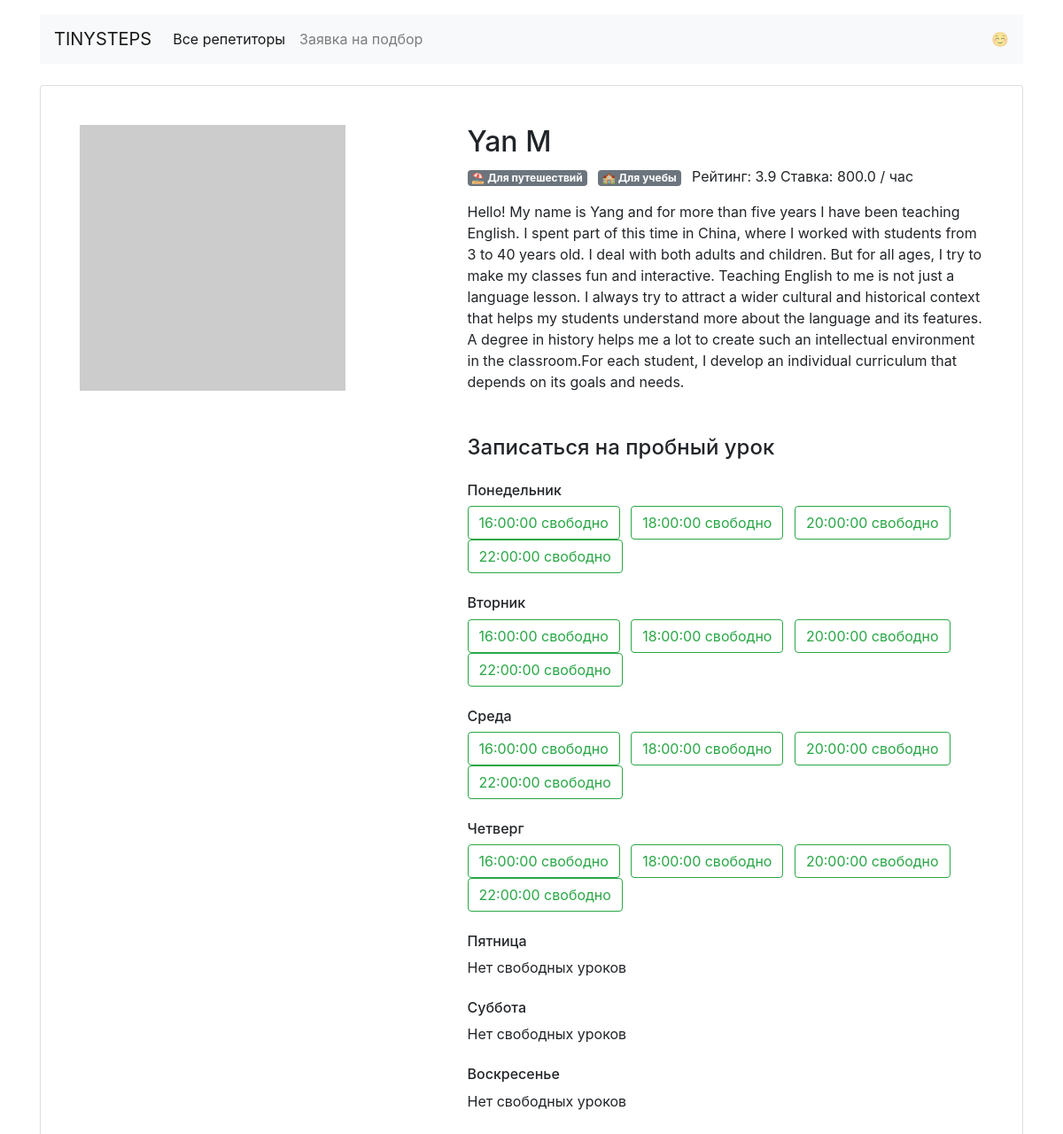
Page /profile/6 on the committed database.
### models.py (models this page shows, shortened)
class Teacher(db.Model):
	__tablename__ = 'teachers'
	id = db.Column(db.Integer, primary_key=True)
	name = db.Column(db.String, nullable=False)
	email = db.Column(db.String, nullable=False, unique=True)
	about = db.Column(db.Text)
	rating = db.Column(db.Float)
	picture = db.Column(db.String)
	price = db.Column(db.Float)
	timetables = db.relationship('Timetable', back_populates='teacher')
	bookings = db.relationship('Booking', back_populates='teacher')
	goals = db.relationship('Goal', secondary=teacher_goals_association, back_populates='teacher')
	created_at = db.Column(db.DateTime, default=datetime.datetime.utcnow,  nullable=False)

class Goal(db.Model):
	__tablename__ = 'goals'
	id = db.Column(db.Integer, primary_key=True)
	goal_slug = db.Column(db.String, unique=True)
	goal_text = db.Column(db.String, unique=True)
	teacher = db.relationship(
		'Teacher', secondary=teacher_goals_association, back_populates='goals')
	created_at = db.Column(db.DateTime, default=datetime.datetime.utcnow(),  nullable=False)

class Timetable(db.Model):
	__tablename__ = 'timetables'
	id = db.Column(db.Integer, primary_key=True)
	teacher_id = db.Column(db.Integer, db.ForeignKey('teachers.id'))
	teacher = db.relationship('Teacher', back_populates='timetables')
	weekday = db.Column(db.String)
	time = db.Column(db.Time)
	bookings = db.relationship('Booking', back_populates='timetables')
	created_at = db.Column(db.DateTime, default=datetime.datetime.utcnow,  nullable=False)

### app.py (the view)
@app.route('/profile/<int:id>')
def profile(id):
    profile_data = Teacher.query.get(id)
    time_slots = []
    for slug, weekday in DAYS.items():
        times = []
        for slot in profile_data.timetables:
            if slot.weekday == slug:
                times.append(slot.time)
        slot = {slug: times}
        time_slots.append(slot)
    if not profile_data:
        abort(404)
    return render_template('profile.html',
                           profile_data=profile_data,
                           goals=GOALS,
                           days=DAYS,
                           time_slots=time_slots)

### templates/profile.html
{% extends 'base.html' %}
{% block container %}
  <main class="container mt-3">
    <div class="card my-4 mx-auto">
      <div class="card-body m-2 m-md-4">
        <article class="row">
          <div class="col-5"><img src="{{ profile_data.picture }}" class="img-fluid" alt=""></div>
          <div class="col-7">
            <section class="teacher=info">
              <h1 class="h2">{{ profile_data.name }}</h1>
              <p>
                {% for goal in  profile_data.goals %}
                  <span class="badge badge-secondary mr-2"> {{ goal.goal_text }}</span>
                {% endfor %}
                Рейтинг: {{ profile_data.rating }} Ставка: {{ profile_data.price }} / час</p>
              <p> {{ profile_data.about }} </p>
            </section>
            <section class="available">
              <h4 class="mb-4 mt-5">Записаться на пробный урок</h4>
              {% for e in time_slots %}
                  {% for day, times in e.items() %}
                    <h6 class="mt-4">{{ days[day] }}</h6>
                      {% if times|length < 1 %}
                        <p>Нет свободных уроков</p>
                      {% endif %}
                      {% for time in times %}
                              {% set list1 = time|string %}
                              <a href="/booking/{{ profile_data.id }}/{{ day }}/{{list1.split(':')[0]}}" class="btn btn-outline-success mr-2"> {{ time }} свободно</a>
                      {% endfor %}
                  {% endfor %}
              {% endfor %}
            </section>
          </div>
        </article>
      </div>
    </div>
  </main>
{% endblock  %}

### rows in the picture
Teacher: name "Yan M", rating "3.9", price "800.0", about "Hello! My name is Yang and for more than five years I have been teaching English. I spent part of this time in China, where I worked with students from 3 to 40 years old. I deal with both adults and children. But for all ages, I try to make my classes fun and interactive. Teaching English to me is not just a language lesson. I always try to attract a wider cultural and historical context that helps my students understand more about the language and its features. A degree in history helps me a lot to create such an intellectual environment in the classroom.For each student, I develop an individual curriculum that depends on its goals and needs."
Goal: goal_text "⛱ Для путешествий"
Goal: goal_text "🏫 Для учебы"
Timetable: time "16:00:00"
Timetable: time "18:00:00"
Timetable: time "20:00:00"
Timetable: time "22:00:00"
Timetable: time "16:00:00"
Timetable: time "18:00:00"
Timetable: time "20:00:00"
Timetable: time "22:00:00"
Timetable: time "16:00:00"
Timetable: time "18:00:00"
Timetable: time "20:00:00"
Timetable: time "22:00:00"
Timetable: time "16:00:00"
Timetable: time "18:00:00"
Timetable: time "20:00:00"
Timetable: time "22:00:00"

### other values in the picture
{{ days[day] }} "Понедельник" "Вторник" "Среда" "Четверг" "Пятница" "Суббота" "Воскресенье"
